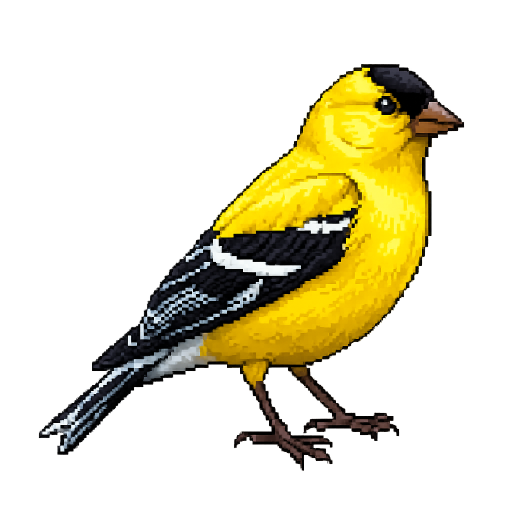
#> input picture toris_collection/designbird/american_goldfinch_detail.png, 1024 x 1024 px, given in place of american_goldfinch_detail.png_detail.png, which was not available (shown at 1/2 size)
$ python -i build_reveal.py   (imports and definitions only)
#> lines starting #> are read from the running program, lines starting #| are printed output that depends on the picture; pictures that were not available may be replaced by others from this repository, and a replacement may not be noted
"""旗艦(図鑑リビール型): 最強アセット=詳細ドット絵を主役に。
「♪ 本物の録音 — 誰が鳴いてる? 」謎のシルエット → 開いて色づき精密な鳥が現れる(本物の声)。
oddly-satisfying なリビール+ASMR。全フレーム PIL 描画 → ffmpeg。

種を差し替えて増産できるよう VARIANTS で構成を持つ。**音は
`landing/media/radio_src/`(CC0 / CC BY / CC BY-SA だけを選んだ配布可プール)からのみ**取る。
アプリ内キャッシュ(.xeno_canto_cache)は NC/ND が大半で動画には使えない。
プールを増やすには `py -3 tools/xc_marketing_pull.py --download`。

実行: py -3 tools/video_build/build_reveal.py            # 一覧
      py -3 tools/video_build/build_reveal.py post14     # 指定して書き出し
"""
import json
import math
import os
import subprocess
import sys

import imageio_ffmpeg
from PIL import Image, ImageDraw, ImageFont

# [1 line that did not run here, left out]
ROOT = os.path.abspath(os.path.join(os.path.dirname(__file__), "..", ".."))
DB = os.path.join(ROOT, "toris_collection", "designbird")
OUT = os.path.join(ROOT, "marketing", "phase-1", "SNS部", "素材")
RAW = os.path.join(OUT, "raw")
FR = os.path.join(os.path.dirname(__file__), "_rev")
# [1 line not run here, left out]

W, H, FPS, DUR = 1080, 1920, 30, 15.0
N = int(FPS * DUR)
FT = "C:/Windows/Fonts/georgiab.ttf"
FB = "C:/Windows/Fonts/segoeui.ttf"
DARK = (35, 48, 33)
SUB = (74, 92, 66)
RADIO = os.path.join(ROOT, "landing", "media", "radio_src")


def _card_bg():
    """やわらかな図鑑カード風の地(セージ→クリームの縦グラデ + 淡い枠)。"""
    img = Image.new("RGB", (W, H))
#> img: PIL image 1080x1920 RGB; every value is 0
    top = (238, 242, 230)
    bot = (224, 232, 212)
    dr = ImageDraw.Draw(img)
    for y in range(H):
        f = y / H
        dr.line([(0, y), (W, y)], fill=tuple(int(top[k] + (bot[k] - top[k]) * f) for k in range(3)))
    return img


def _detail(bird_id, target_h=880):
    sp = Image.open(os.path.join(DB, bird_id + "_detail.png")).convert("RGBA")
    # 低α背景ピクセル(薄いグリッド等)を完全透明にして地の残りを消す
    r, g, b, a = sp.split()
    a = a.point(lambda v: 0 if v < 130 else v)
    sp = Image.merge("RGBA", (r, g, b, a))
    sp = sp.crop(sp.getbbox())
    w, h = sp.size
    s = target_h / h
    return sp.resize((round(w * s), round(h * s)), Image.LANCZOS)


# ── 動画の構成(種を差し替えて増産する) ─────────────────────────
# 1本 = 鳥2種のリビール + 締め。各鳥は (鳥ID, 表示名, 実際の食べもの, 音源, 音の開始秒)。
# 「好きなもの」は図鑑と同じく**実際の餌**を書く(作り話をしない=原則4)。
VARIANTS = {
    # 既存の投稿済み。再現用に残す(通常は再ビルドしない)。
    "post11": {
        "out": "post11_reveal_1080x1920.mp4",
        "birds": [
            ("northern_cardinal", "Northern Cardinal",
             "likes sunflower seeds", "Northern_Cardinal.mp3", 8),
            ("blue_jay", "Blue Jay",
             "likes acorns & insects", "Blue_Jay.mp3", 0),
        ],
    },
    # 追加分: シャーロットの庭でよく会う2種。
    "post14": {
        "out": "post14_reveal_robin_bluebird_1080x1920.mp4",
        "birds": [
            ("american_robin", "American Robin",
             "likes berries & earthworms", "American_Robin.mp3", 2),
            ("eastern_bluebird", "Eastern Bluebird",
             "likes caterpillars & berries", "Eastern_Bluebird.mp3", 0),
        ],
    },
    # 追加分: 京都の庭。日本の鳥での初のリビール(音源プール拡張で可能になった)。
    "post15": {
        "out": "post15_reveal_kyoto_1080x1920.mp4",
        "birds": [
            ("suzume", "Eurasian Tree Sparrow",
             "likes rice & caterpillars", "Eurasian_Tree_Sparrow.mp3", 0),
            ("kawasemi", "Common Kingfisher",
             "likes dragonflies & frogs", "Common_Kingfisher.mp3", 0),
        ],
    },
}

VARIANT = sys.argv[1] if len(sys.argv) > 1 else ""
# [5 lines not run here, left out]
# [1 line that did not run here, left out]

BG = _card_bg()
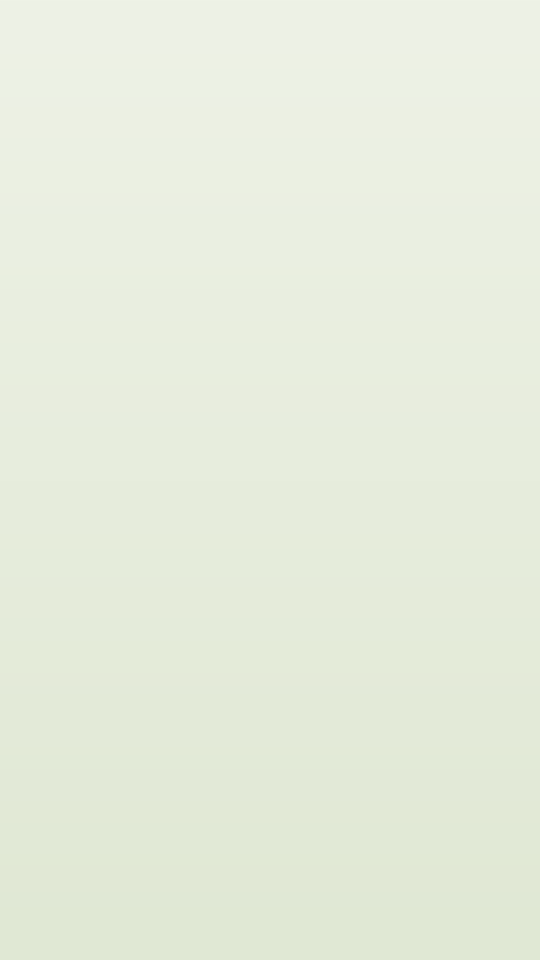
#> BG: PIL image 1080x1920 RGB (shown at 1/2 size); mean R, G, B 230.5, 236.5, 220.5
# [1 line that did not run here, left out]
TT = ImageFont.truetype(FT, 84)
NM = ImageFont.truetype(FT, 78)
BD = ImageFont.truetype(FB, 50)
SM = ImageFont.truetype(FB, 44)
CF = ImageFont.truetype(FB, 26)


# [5 lines left out: function _silhouette, not called in this run]


# [1 line that did not run here, left out]


# [12 lines left out: function _ctext, not called in this run]


# (key, 表示名, 好きなもの(実際の餌), 開始, リビール時刻, 終了)
# 1羽目 0.0-6.8(3.2で色づく) / 2羽目 6.8-12.6(9.6で色づく) / 12.6- 締め。
SPAN = [(0.0, 3.2, 6.8), (6.8, 9.6, 12.6)]
# [3 lines that did not run here, left out]
OUTRO_AT = SPAN[-1][2]
BIRD_CY = H * 0.40


def _credit_line():
    """使った録音の実際の録音者とライセンスからクレジット文を組む。
    (手書きにすると差し替え時に嘘になるので、必ず credit json から作る)"""
    path = os.path.join(RADIO, "all_credit.json")
    try:
        with open(path, encoding="utf-8") as f:
            rows = json.load(f)
    except Exception:
        return "Songs: xeno-canto"
    by_file = {os.path.basename(r.get("file", "")): r for r in rows}
    parts = []
    for b in CONF["birds"]:
        r = by_file.get(b[3])
        if not r:
            continue
        lic = r.get("lic", "")
        if "publicdomain" in lic or "zero" in lic:
            tag = "CC0"
        else:
            # .../licenses/by-sa/4.0/ -> CC BY-SA 4.0
            bits = lic.rstrip("/").split("/licenses/")[-1].split("/")
            tag = "CC " + bits[0].upper() + (" " + bits[1] if len(bits) > 1 else "")
        parts.append(f"{r.get('rec')} ({tag})")
    return "Songs: xeno-canto — " + " · ".join(parts) if parts else "Songs: xeno-canto"


CREDIT = _credit_line()


# [44 lines left out: function render, not called in this run]


# [5 lines not run here, left out]

# [1 line that did not run here, left out]
# 1羽目は 1羽目の持ち時間ぶん、2羽目は「2羽目の持ち時間 - 1秒」だけ鳴らす
# (締めに入る手前で自然に引く)。音源は radio_src からのみ。
seg = [SPAN[0][2] - SPAN[0][0], SPAN[1][2] - SPAN[1][0] - 1.0]
# [1 line that did not run here, left out]
# [14 lines not run here, left out]
# [1 line that did not run here, left out]
# [2 lines not run here, left out]
# [1 line that did not run here, left out]
# [3 lines not run here, left out]
cd = os.path.join(RAW, f"revchk_{VARIANT}")
# [5 lines not run here, left out]

>>> result = _detail('../../toris_collection/designbird/american_goldfinch_detail.png')
#> in _detail, sp is the input picture: PIL image 1024x1024 RGBA; mean R, G, B, A 118, 108.6, 69.3, 65.3
#> in _detail, `r, g, b, a = sp.split()`:
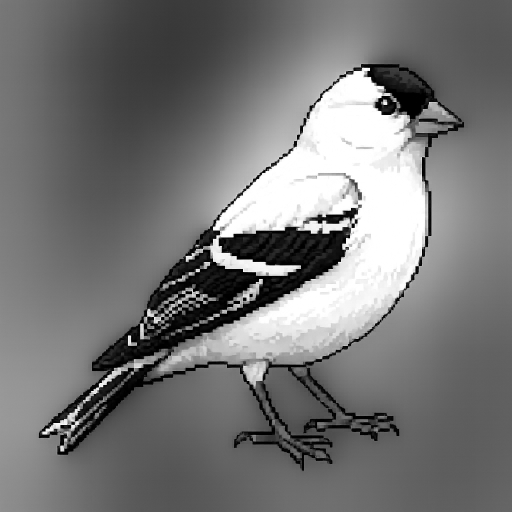
#> r: PIL image 1024x1024 L (shown at 1/2 size); min 0, max 255, mean 118
#> in _detail, `r, g, b, a = sp.split()`:
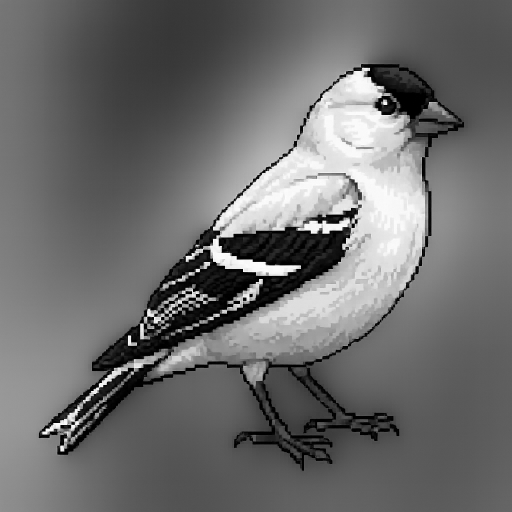
#> g: PIL image 1024x1024 L (shown at 1/2 size); min 0, max 255, mean 108.6
#> in _detail, `r, g, b, a = sp.split()`:
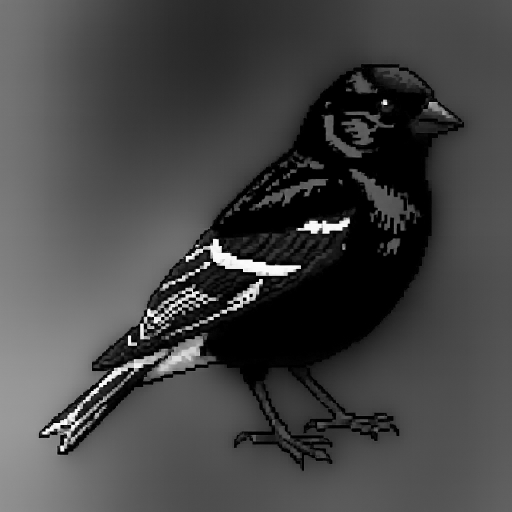
#> b: PIL image 1024x1024 L (shown at 1/2 size); min 0, max 255, mean 69.3
#> in _detail, `r, g, b, a = sp.split()`:
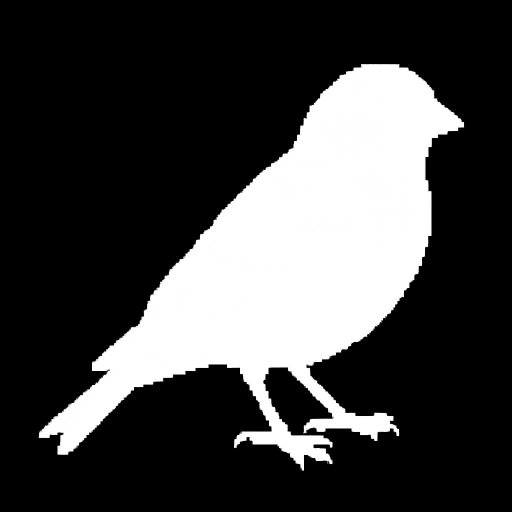
#> a: PIL image 1024x1024 L (shown at 1/2 size); min 0, max 255, mean 65.3
#> in _detail, `sp = sp.crop(sp.getbbox())`:
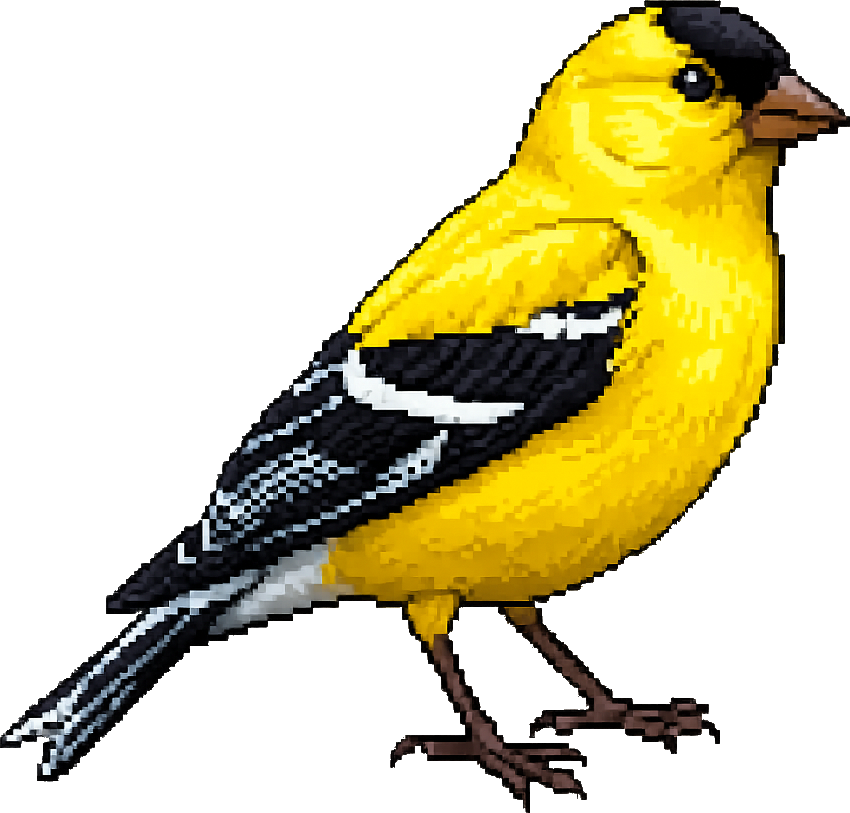
#> sp: PIL image 850x813 RGBA; mean R, G, B, A 124.6, 113, 60.4, 98.8; transparent parts drawn white

$ run again, on toris_collection/designbird/eastern_bluebird_detail.png
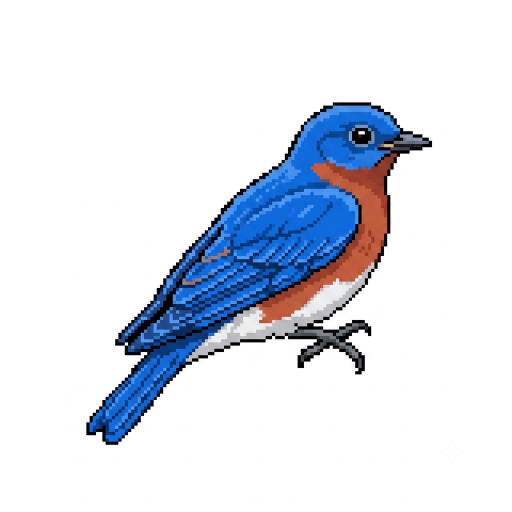
#> input picture toris_collection/designbird/eastern_bluebird_detail.png, 1024 x 1024 px, given in place of eastern_bluebird_detail.png_detail.png, which was not available (shown at 1/2 size)
#> img: PIL image 1080x1920 RGB; every value is 0
#> in _detail, sp is the input picture: PIL image 1024x1024 RGBA; mean R, G, B, A 221.2, 226.6, 235.9, 255
#> in _detail, `r, g, b, a = sp.split()`:
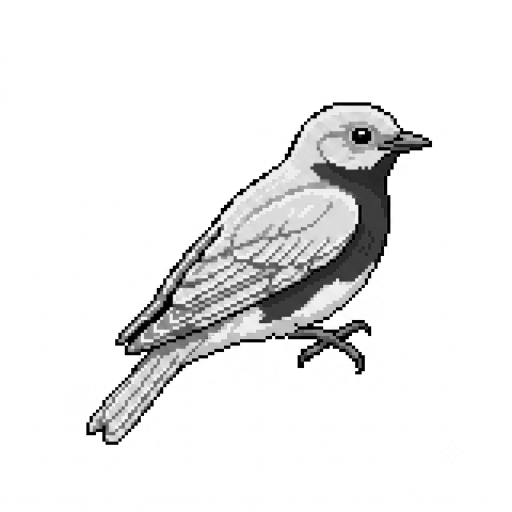
#> b: PIL image 1024x1024 L (shown at 1/2 size); min 0, max 255, mean 235.9
#> a: PIL image 1024x1024 L; every value is 255
#> in _detail, `return sp.resize((round(w * s), round(h * s)), Image.LANCZOS)`:
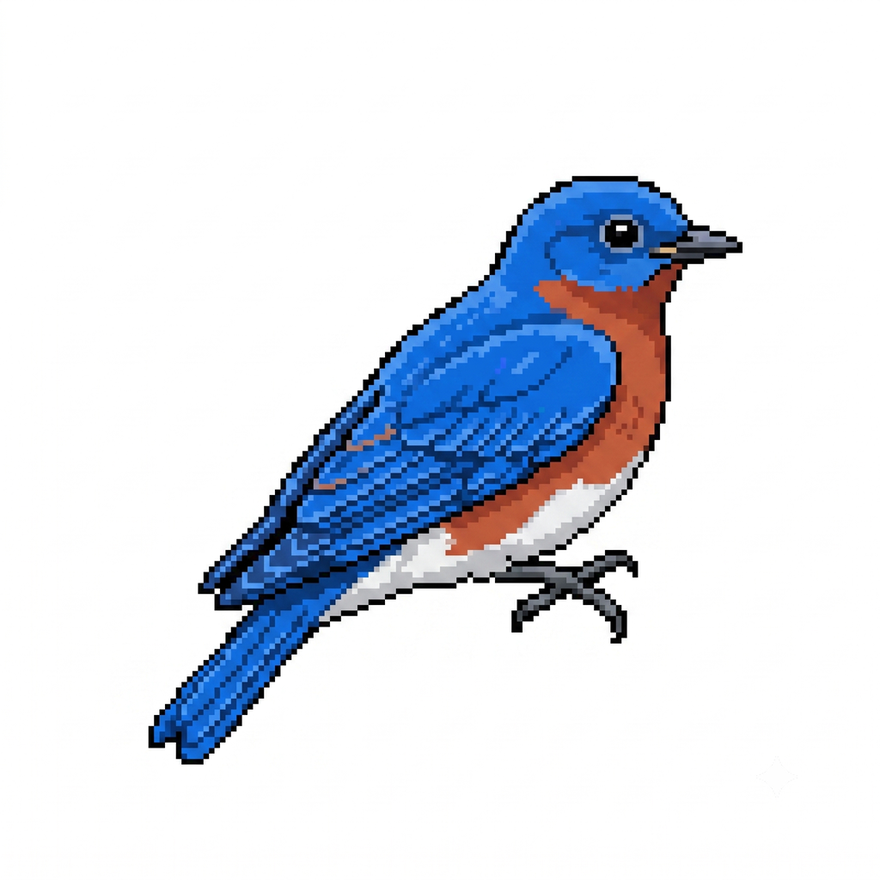
#> returned value: PIL image 880x880 RGBA; mean R, G, B, A 221.2, 226.6, 235.9, 255

$ run again, on toris_collection/designbird/enaga_detail.png
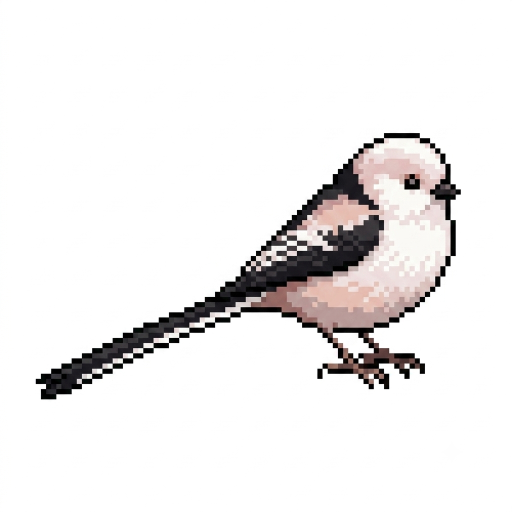
#> input picture toris_collection/designbird/enaga_detail.png, 1024 x 1024 px, given in place of enaga_detail.png_detail.png, which was not available (shown at 1/2 size)
#> img: PIL image 1080x1920 RGB; every value is 0
#> in _detail, sp is the input picture: PIL image 1024x1024 RGBA; mean R, G, B, A 237.9, 236.1, 236, 255
#> in _detail, `r, g, b, a = sp.split()`:
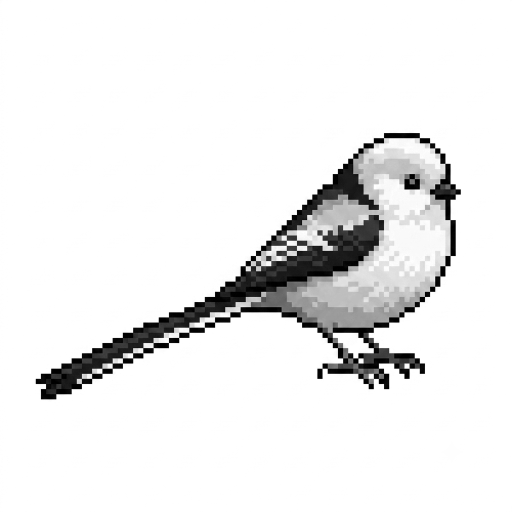
#> g: PIL image 1024x1024 L (shown at 1/2 size); min 0, max 255, mean 236.1
#> a: PIL image 1024x1024 L; every value is 255
#> in _detail, `return sp.resize((round(w * s), round(h * s)), Image.LANCZOS)`:
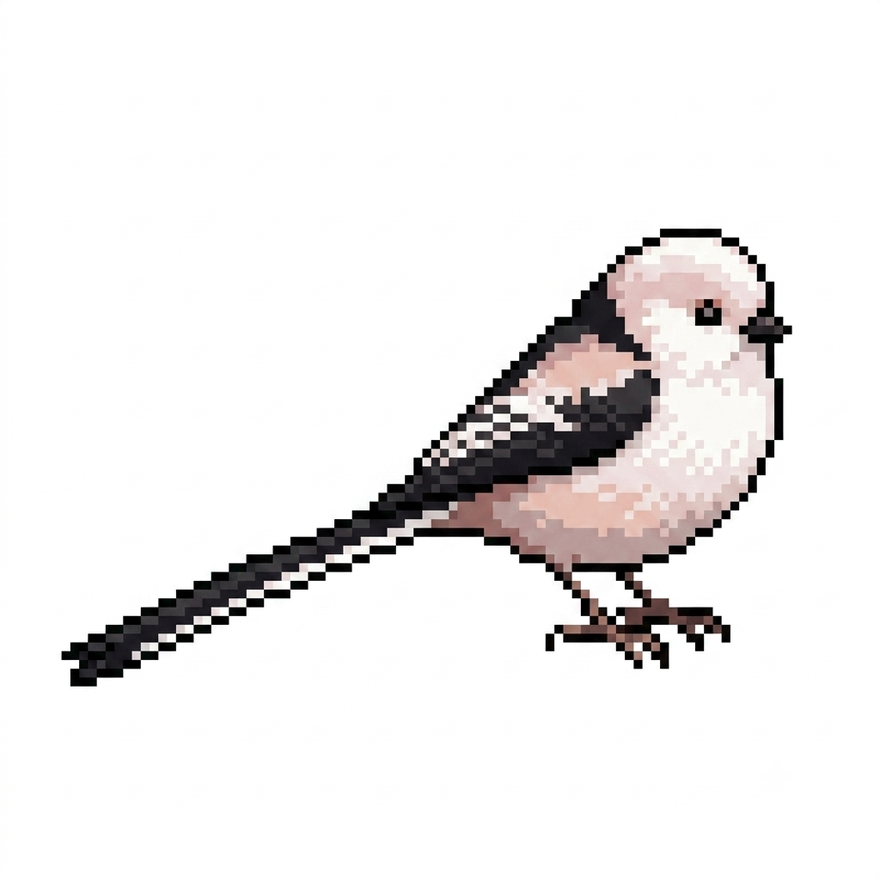
#> returned value: PIL image 880x880 RGBA; mean R, G, B, A 237.9, 236.1, 235.9, 255
